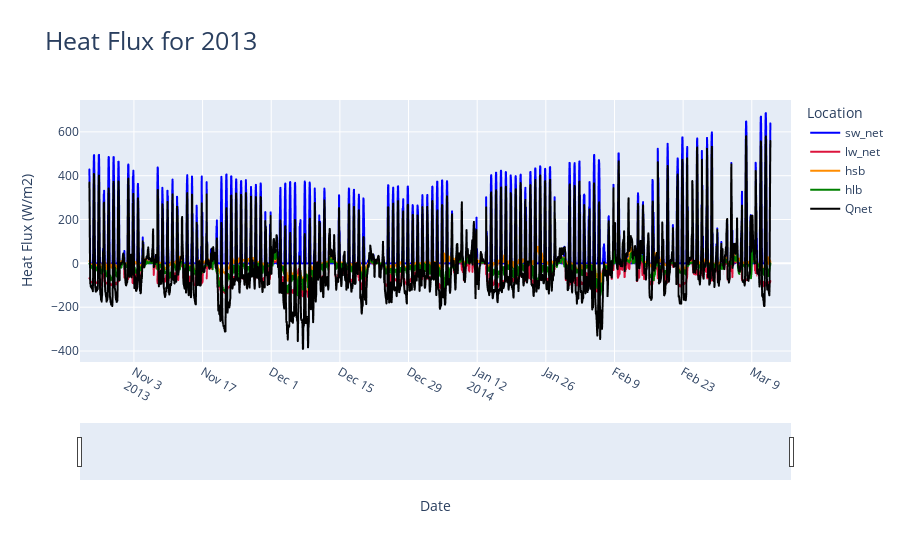

Notebook code for this chart:
### Code cell
import pandas as pd
import scipy.io as sio
from scipy import signal, stats
import numpy as np
import datetime
import plotly.express as px
from plotly.subplots import make_subplots
import plotly.graph_objects as go
import re
import coare36vn_zrf_et
import os

midDF = pd.read_csv('midestuary_2013_2014_processed.csv', parse_dates = ['DN'])
midDF['hourDN'] = midDF['DN'].dt.floor('h')

hourlyMeanMidDF = midDF.groupby('hourDN').agg(hourlyTemp=('SurfaceTemp', "mean")).reset_index()
hourlyMeanMidDF['hourSalinity'] = midDF["SurfaceSalCorrected"]

heatFluxModelDF = pd.read_csv('midestuary_2013-2014_flux.csv', parse_dates = ['Tm (UTC)'], dayfirst = True)

heatFluxModelDF = pd.merge(left = hourlyMeanMidDF, right = heatFluxModelDF, how = 'inner',  left_on = 'hourDN', right_on = 'Tm (UTC)')
heatFluxModelDF = heatFluxModelDF.drop('Tm (UTC)', axis = 1)
jdDateBase = pd.Timestamp('1858-11-17').to_julian_date()
heatFluxModelDF['jdTimeStamp'] = heatFluxModelDF['hourDN'].apply(lambda x: x.to_julian_date()- jdDateBase)
heatFluxModelDF = heatFluxModelDF.sort_values(['hourDN'], ascending = [True])
pd.set_option('display.float_format', '{:.20f}'.format)

A=coare36vn_zrf_et.coare36vn_zrf_et(heatFluxModelDF["U (m s-1)"].to_numpy(), 10, heatFluxModelDF["Tair (degC)"].to_numpy(),2, heatFluxModelDF["RH (%)"].to_numpy(),2, heatFluxModelDF["P (mb)"].to_numpy(), heatFluxModelDF["hourlyTemp"].to_numpy(), heatFluxModelDF["SW_dn (W m-2)"].to_numpy(), heatFluxModelDF["LW_dn (W m-2)"].to_numpy(), heatFluxModelDF["Lat"].to_numpy(), heatFluxModelDF["Lon"].to_numpy(),heatFluxModelDF["jdTimeStamp"].to_numpy(),600,0, heatFluxModelDF["hourSalinity"].to_numpy(),None,None,10,10,10)

fnameA = os.path.join('13_14_output_midestuary_heatflux.csv')
# A=coare36vn_zrf_et(u, zu , t, zt, rh, zq, P, ts, sw_dn, lw_dn, lat, lon,jd, zi,rain, Ss, None , None, zrf_u, zrf_t, zrf_q)
# fnameA = os.path.join(path,'test_36_output_py_082022_withnowavesinput.txt')
A_hdr = 'usr\ttau\thsb\thlb\thbb\thsbb\thlwebb\ttsr\tqsr\tzo\tzot\tzoq\tCd\t'
A_hdr += 'Ch\tCe\tL\tzeta\tdT_skinx\tdq_skinx\tdz_skin\tUrf\tTrf\tQrf\t'
A_hdr += 'RHrf\tUrfN\tTrfN\tQrfN\tlw_net\tsw_net\tLe\trhoa\tUN\tU10\tU10N\t'
A_hdr += 'Cdn_10\tChn_10\tCen_10\thrain\tQs\tEvap\tT10\tT10N\tQ10\tQ10N\tRH10\t'
A_hdr += 'P10\trhoa10\tgust\twc_frac\tEdis'
csvHdr = A_hdr.replace("\t", ",")
np.savetxt(fnameA,A,fmt='%.18e',delimiter=',',header=csvHdr)

processedDataDF = pd.read_csv('13_14_output_midestuary_heatflux.csv')
processedDataDF['Tm (UTC)'] = heatFluxModelDF['hourDN']

processedDataDF["Qnet"] = processedDataDF["sw_net"] + processedDataDF["lw_net"] - processedDataDF["hsb"] - processedDataDF["hlb"]
processedDataDF.to_csv('mid_heatflux_2013-2014.csv', index=False)

tempFigLabels = ["sw_net", "lw_net", "hsb", "hlb", "Qnet"]
tempfig = px.line(x = processedDataDF['Tm (UTC)'], y = [processedDataDF["sw_net"], processedDataDF["lw_net"], -1*processedDataDF["hsb"], -1*processedDataDF["hlb"], processedDataDF["Qnet"]], color_discrete_sequence= ["blue", "crimson", "darkorange","green","black"], title = "Heat Flux")
for idx in range(len(tempFigLabels)):
    tempfig.data[idx].name = tempFigLabels[idx]
    tempfig.data[idx].hovertemplate = 'variable=' + tempFigLabels[idx] + '<br>x=%{x}<br>value=%{y}<extra></extra>'
    tempfig.data[idx].legendgroup = tempFigLabels[idx]

tempfig.update_layout(title=dict(text= "Heat Flux for 2013", font=dict(size=25)))
tempfig.update_xaxes(tickangle=30)
tempfig.update_xaxes(rangeslider_visible=True)
tempfig.update_xaxes(range = [pd.Timestamp('2013-10-23'),pd.Timestamp('2014-03-17')])
tempfig.update_layout(xaxis_title="Date", yaxis_title="Heat Flux (W/m2)", legend_title="Location")
tempfig.show()

### Figure 1 — Plotly figure (JSON) as saved in the notebook; plotly's stock layout.template omitted (floating-point values rounded to 4 significant figures; data arrays with more than 128 entries replaced by an {"elided": "..."} marker saying what was removed)
{"data": [{"hovertemplate": "variable=sw_net<br>x=%{x}<br>value=%{y}<extra></extra>", "legendgroup": "sw_net", "line": {"color": "blue", "dash": "solid"}, "marker": {"symbol": "circle"}, "mode": "lines", "name": "sw_net", "showlegend": true, "type": "scattergl", "x": {"elided": "3334 str values"}, "xaxis": "x", "y": {"elided": "3334 float values"}, "yaxis": "y"}, {"hovertemplate": "variable=lw_net<br>x=%{x}<br>value=%{y}<extra></extra>", "legendgroup": "lw_net", "line": {"color": "crimson", "dash": "solid"}, "marker": {"symbol": "circle"}, "mode": "lines", "name": "lw_net", "showlegend": true, "type": "scattergl", "x": {"elided": "3334 str values"}, "xaxis": "x", "y": {"elided": "3334 float values"}, "yaxis": "y"}, {"hovertemplate": "variable=hsb<br>x=%{x}<br>value=%{y}<extra></extra>", "legendgroup": "hsb", "line": {"color": "darkorange", "dash": "solid"}, "marker": {"symbol": "circle"}, "mode": "lines", "name": "hsb", "showlegend": true, "type": "scattergl", "x": {"elided": "3334 str values"}, "xaxis": "x", "y": {"elided": "3334 float values"}, "yaxis": "y"}, {"hovertemplate": "variable=hlb<br>x=%{x}<br>value=%{y}<extra></extra>", "legendgroup": "hlb", "line": {"color": "green", "dash": "solid"}, "marker": {"symbol": "circle"}, "mode": "lines", "name": "hlb", "showlegend": true, "type": "scattergl", "x": {"elided": "3334 str values"}, "xaxis": "x", "y": {"elided": "3334 float values"}, "yaxis": "y"}, {"hovertemplate": "variable=Qnet<br>x=%{x}<br>value=%{y}<extra></extra>", "legendgroup": "Qnet", "line": {"color": "black", "dash": "solid"}, "marker": {"symbol": "circle"}, "mode": "lines", "name": "Qnet", "showlegend": true, "type": "scattergl", "x": {"elided": "3334 str values"}, "xaxis": "x", "y": {"elided": "3334 float values"}, "yaxis": "y"}], "layout": {"legend": {"title": {"text": "Location"}, "tracegroupgap": 0}, "title": {"font": {"size": 25}, "text": "Heat Flux for 2013"}, "xaxis": {"anchor": "y", "domain": [0, 1], "range": ["2013-10-23T00:00:00", "2014-03-17T00:00:00"], "rangeslider": {"visible": true}, "tickangle": 30, "title": {"text": "Date"}}, "yaxis": {"anchor": "x", "domain": [0, 1], "title": {"text": "Heat Flux (W/m2)"}}}}
